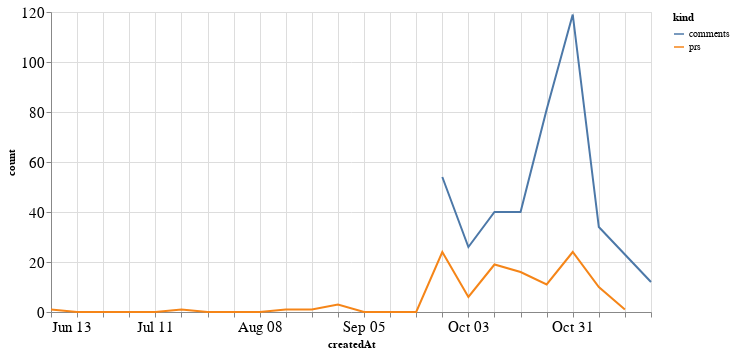

The code cell stored with this chart in its notebook:
### Code cell
alt.Chart(total_time, width=600).mark_line().encode(
    x='createdAt',
    y='count',
    color='kind'
)

### Figure 1 — Vega-Lite specification as saved in the notebook (floating-point values rounded to 4 significant figures)
{"config": {"axisLeft": {"labelFontSize": 15}, "axisBottom": {"labelFontSize": 15}}, "data": {"name": "data-6f035b7aa034e6b06425aaa242805047"}, "mark": "line", "encoding": {"color": {"type": "nominal", "field": "kind"}, "x": {"type": "temporal", "field": "createdAt"}, "y": {"type": "quantitative", "field": "count"}}, "width": 600, "$schema": "https://vega.github.io/schema/vega-lite/v4.8.1.json", "datasets": {"data-6f035b7aa034e6b06425aaa242805047": [{"createdAt": "2021-06-13T00:00:00", "kind": "prs", "count": 1.0}, {"createdAt": "2021-06-20T00:00:00", "kind": "prs", "count": 0.0}, {"createdAt": "2021-06-27T00:00:00", "kind": "prs", "count": 0.0}, {"createdAt": "2021-07-04T00:00:00", "kind": "prs", "count": 0.0}, {"createdAt": "2021-07-11T00:00:00", "kind": "prs", "count": 0.0}, {"createdAt": "2021-07-18T00:00:00", "kind": "prs", "count": 1.0}, {"createdAt": "2021-07-25T00:00:00", "kind": "prs", "count": 0.0}, {"createdAt": "2021-08-01T00:00:00", "kind": "prs", "count": 0.0}, {"createdAt": "2021-08-08T00:00:00", "kind": "prs", "count": 0.0}, {"createdAt": "2021-08-15T00:00:00", "kind": "prs", "count": 1.0}, {"createdAt": "2021-08-22T00:00:00", "kind": "prs", "count": 1.0}, {"createdAt": "2021-08-29T00:00:00", "kind": "prs", "count": 3.0}, {"createdAt": "2021-09-05T00:00:00", "kind": "prs", "count": 0.0}, {"createdAt": "2021-09-12T00:00:00", "kind": "prs", "count": 0.0}, {"createdAt": "2021-09-19T00:00:00", "kind": "prs", "count": 0.0}, {"createdAt": "2021-09-26T00:00:00", "kind": "prs", "count": 24.0}, {"createdAt": "2021-10-03T00:00:00", "kind": "prs", "count": 6.0}, {"createdAt": "2021-10-10T00:00:00", "kind": "prs", "count": 19.0}, {"createdAt": "2021-10-17T00:00:00", "kind": "prs", "count": 16.0}, {"createdAt": "2021-10-24T00:00:00", "kind": "prs", "count": 11.0}, {"createdAt": "2021-10-31T00:00:00", "kind": "prs", "count": 24.0}, {"createdAt": "2021-11-07T00:00:00", "kind": "prs", "count": 10.0}, {"createdAt": "2021-11-14T00:00:00", "kind": "prs", "count": 1.0}, {"createdAt": "2021-11-21T00:00:00", "kind": "prs", "count": null}, {"createdAt": "2021-06-13T00:00:00", "kind": "comments", "count": null}, {"createdAt": "2021-06-20T00:00:00", "kind": "comments", "count": null}, {"createdAt": "2021-06-27T00:00:00", "kind": "comments", "count": null}, {"createdAt": "2021-07-04T00:00:00", "kind": "comments", "count": null}, {"createdAt": "2021-07-11T00:00:00", "kind": "comments", "count": null}, {"createdAt": "2021-07-18T00:00:00", "kind": "comments", "count": null}, {"createdAt": "2021-07-25T00:00:00", "kind": "comments", "count": null}, {"createdAt": "2021-08-01T00:00:00", "kind": "comments", "count": null}, {"createdAt": "2021-08-08T00:00:00", "kind": "comments", "count": null}, {"createdAt": "2021-08-15T00:00:00", "kind": "comments", "count": null}, {"createdAt": "2021-08-22T00:00:00", "kind": "comments", "count": null}, {"createdAt": "2021-08-29T00:00:00", "kind": "comments", "count": null}, {"createdAt": "2021-09-05T00:00:00", "kind": "comments", "count": null}, {"createdAt": "2021-09-12T00:00:00", "kind": "comments", "count": null}, {"createdAt": "2021-09-19T00:00:00", "kind": "comments", "count": null}, {"createdAt": "2021-09-26T00:00:00", "kind": "comments", "count": 54.0}, {"createdAt": "2021-10-03T00:00:00", "kind": "comments", "count": 26.0}, {"createdAt": "2021-10-10T00:00:00", "kind": "comments", "count": 40.0}, {"createdAt": "2021-10-17T00:00:00", "kind": "comments", "count": 40.0}, {"createdAt": "2021-10-24T00:00:00", "kind": "comments", "count": 81.0}, {"createdAt": "2021-10-31T00:00:00", "kind": "comments", "count": 119.0}, {"createdAt": "2021-11-07T00:00:00", "kind": "comments", "count": 34.0}, {"createdAt": "2021-11-14T00:00:00", "kind": "comments", "count": 23.0}, {"createdAt": "2021-11-21T00:00:00", "kind": "comments", "count": 12.0}]}}
